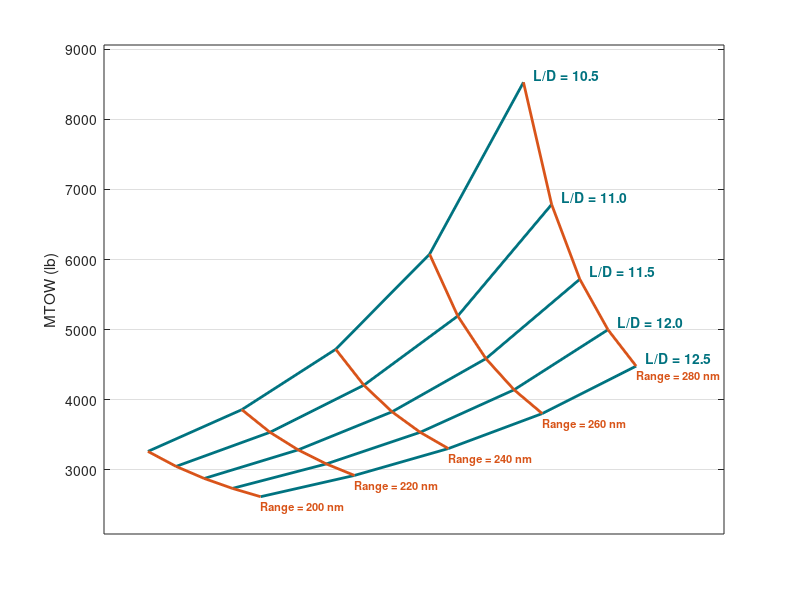

Write the MATLAB code that produced this figure. (Note: this script raises an error after producing the figure.)
clc;
clear;
close all;

%% =============================================================
% DESIGN PARAMETERS
% =============================================================

% Range study
Range = [ 200, 220, 240, 260, 280];     % nm

% Lift-to-drag ratio study
Lift_to_drag = [ 10.5, 11, 11.5, 12, 12.5];

% Battery excluded from empty-weight definition
Empty_weight_fraction = [0.45, .5];


%% =============================================================
% REQUIREMENTS
% =============================================================

Specific_energy = 400;                  % Wh/kg

Weight_Payload = 320;                % kg

% 4 = passenger count
% 93 kg = passenger + baggage allowance per person

Propeller_efficiency = 0.80;

system_efficiency = 0.90;

% system_efficiency represents motor + inverter +
% electrical-system efficiency.
%
% Propeller efficiency is kept separate.


%% =============================================================
% CONSTANTS
% =============================================================

gravity = 9.81;                         % m/s^2

kg_to_lb = 2.20462;                     % lb/kg


%% =============================================================
% UNIT CONVERSIONS
% =============================================================

% Specific energy:
%
% Wh/kg --> J/kg

Specific_energy_Jkg = ...
    Specific_energy * 3600;


%% =============================================================
% CREATE RANGE / L-D GRID
% =============================================================

[Range_grid, LD_grid] = ...
    meshgrid(Range, Lift_to_drag);

% Convert nautical miles to meters

Range_grid_m = ...
    Range_grid * 1852;


%% =============================================================
% SIZING EQUATIONS
%
% Electric range equation:
%
% R = eta_system * eta_prop * (L/D) *
%     (Specific Energy/g) * (W_batt/W0)
%
% Therefore:
%
%                        R*g
% W_batt/W0 = ----------------------------
%             eta_sys*eta_prop*(L/D)*e
%
%
% Total aircraft mass:
%
% W0 = We + Wb + Wpayload
%
% Empty Weight Fraction:
%
% EWF = We/W0
%
% Therefore:
%
%                  Wpayload
% W0 = --------------------------------
%       1 - We/W0 - Wb/W0
%
% =============================================================


%% =============================================================
% FIRST CARPET STUDY
%
% Vary:
%
%   Range
%   L/D
%
% Hold Empty Weight Fraction constant for each figure.
% =============================================================


%% -------------------------------------------------------------
% CARPET PLOT SETTINGS
% --------------------------------------------------------------

offset = 12;

% Artificial / cheater coordinate:
%
% X_cheat = Range + offset*(L/D)
%
% The numerical horizontal coordinate is only used to spread
% the two parameter families apart visually.


%% -------------------------------------------------------------
% COLORS
% --------------------------------------------------------------

% Dark turquoise = constant L/D

LD_color = [0.00, 0.45, 0.50];

% Orange = constant Range

Range_color = [0.85, 0.33, 0.10];


%% =============================================================
% CREATE ONE RANGE / L-D CARPET FOR EACH EWF
% =============================================================

for i = 1:length(Empty_weight_fraction)

    %% ---------------------------------------------------------
    % CURRENT EMPTY WEIGHT FRACTION
    % ----------------------------------------------------------

    EWF = Empty_weight_fraction(i);


    %% ---------------------------------------------------------
    % BATTERY WEIGHT FRACTION
    % ----------------------------------------------------------

    Battery_weight_fraction = ...
        (Range_grid_m .* gravity) ./ ...
        (system_efficiency .* ...
         Propeller_efficiency .* ...
         LD_grid .* ...
         Specific_energy_Jkg);


    %% ---------------------------------------------------------
    % MAXIMUM TAKEOFF MASS
    % ----------------------------------------------------------

    Max_Take_off_weight_kg = ...
        Weight_Payload ./ ...
        (1 - EWF - Battery_weight_fraction);


    %% ---------------------------------------------------------
    % EMPTY MASS
    % ----------------------------------------------------------

    Empty_weight_kg = ...
        EWF .* Max_Take_off_weight_kg;


    %% ---------------------------------------------------------
    % BATTERY MASS
    % ----------------------------------------------------------

    Battery_weight_kg = ...
        Battery_weight_fraction .* ...
        Max_Take_off_weight_kg;


    %% ---------------------------------------------------------
    % CHECK FOR PHYSICALLY INVALID COMBINATIONS
    %
    % Empty fraction + battery fraction cannot equal or exceed 1.
    % ----------------------------------------------------------

    invalid = ...
        (EWF + Battery_weight_fraction) >= 1;

    Max_Take_off_weight_kg(invalid) = NaN;

    Empty_weight_kg(invalid) = NaN;

    Battery_weight_kg(invalid) = NaN;


    %% ---------------------------------------------------------
    % CONVERT MASSES TO POUNDS
    % ----------------------------------------------------------

    Max_Take_off_weight_lb = ...
        Max_Take_off_weight_kg * kg_to_lb;
    Empty_weight_lb = ...
        Empty_weight_kg * kg_to_lb;
    Battery_weight_lb = ...
        Battery_weight_kg * kg_to_lb;


    %% ---------------------------------------------------------
    % CREATE CHEATER AXIS
    % ----------------------------------------------------------

    X_cheat = ...
        Range_grid + ...
        LD_grid .* offset;


    %% ---------------------------------------------------------
    % FIND VALID DATA RANGES
    % ----------------------------------------------------------

    valid_mask = ...
        isfinite(Max_Take_off_weight_lb);

    valid_MTOW_lb = ...
        Max_Take_off_weight_lb(valid_mask);

    valid_X = ...
        X_cheat(valid_mask);

    x_min = ...
        min(valid_X);

    x_max = ...
        max(valid_X);

    y_min_lb = ...
        min(valid_MTOW_lb);

    y_max_lb = ...
        max(valid_MTOW_lb);

    x_span = ...
        x_max - x_min;

    y_span_lb = ...
        y_max_lb - y_min_lb;


    %% =========================================================
    % CREATE RANGE / L-D CARPET PLOT
    % ==========================================================

    figure;

    hold on;


    %% ---------------------------------------------------------
    % CONSTANT L/D LINES
    %
    % Dark turquoise lines.
    %
    % Range changes along each line.
    % ----------------------------------------------------------

    LD_label_x_offset = ...
        0.02 * x_span;

    LD_label_y_offset = ...
        0.02 * y_span_lb;

    for j = 1:length(Lift_to_drag)

        plot( ...
            X_cheat(j,:), ...
            Max_Take_off_weight_lb(j,:), ...
            '-', ...
            'Color', LD_color, ...
            'LineWidth', 2.0);

        text( ...
            X_cheat(j,end) + LD_label_x_offset, ...
            Max_Take_off_weight_lb(j,end) + LD_label_y_offset, ...
            sprintf('L/D = %.1f', Lift_to_drag(j)), ...
            'Color', LD_color, ...
            'FontSize', 10, ...
            'FontWeight', 'bold', ...
            'HorizontalAlignment', 'left', ...
            'VerticalAlignment', 'middle');

    end


    %% ---------------------------------------------------------
    % CONSTANT RANGE LINES
    %
    % Orange lines.
    %
    % L/D changes along each line.
    % ----------------------------------------------------------

    range_label_offset = ...
        -0.025 * y_span_lb;

    for j = 1:length(Range)

        plot( ...
            X_cheat(:,j), ...
            Max_Take_off_weight_lb(:,j), ...
            '-', ...
            'Color', Range_color, ...
            'LineWidth', 2.0);

        text( ...
            X_cheat(end,j), ...
            Max_Take_off_weight_lb(end,j) + range_label_offset, ...
            sprintf('Range = %.0f nm', Range(j)), ...
            'Color', Range_color, ...
            'FontSize', 8, ...
            'FontWeight', 'bold', ...
            'HorizontalAlignment', 'left', ...
            'VerticalAlignment', 'middle');

    end


    %% ---------------------------------------------------------
    % PLOT FORMATTING
    %
    % The only axis title shown is MTOW in pounds.
    %
    % No horizontal-axis title is displayed because the
    % horizontal coordinate is an artificial carpet-plot
    % coordinate rather than an independent physical variable.
    %
    % No kilogram axis is displayed.
    % ----------------------------------------------------------

    grid on;

    box on;

    ylabel('MTOW (lb)');


    %% ---------------------------------------------------------
    % X-AXIS LIMITS
    % ----------------------------------------------------------

    x_padding = ...
        0.09 * x_span;

    xlim([ ...
        x_min - x_padding, ...
        x_max + 2*x_padding]);

    xticks([]);


    %% ---------------------------------------------------------
    % Y-AXIS LIMITS
    %
    % Figure displayed only in pounds.
    % ----------------------------------------------------------

    y_padding_lb = ...
        0.09 * y_span_lb;

    y_limits_lb = [ ...
        max(0, y_min_lb - y_padding_lb), ...
        y_max_lb + y_padding_lb];

    ylim(y_limits_lb);


    %% ---------------------------------------------------------
    % AXIS APPEARANCE
    % ----------------------------------------------------------

    ax = gca;

    ax.XColor = 'k';

    ax.YColor = 'k';


    %% ---------------------------------------------------------
    % COMMAND WINDOW OUTPUT
    %
    % Both kilograms and pounds are retained here even though
    % the graphical output is displayed only in pounds.
    % ----------------------------------------------------------

    fprintf('\n');

    fprintf('=================================================\n');

    fprintf('Empty Weight Fraction = %.2f\n', EWF);

    fprintf('=================================================\n');


    fprintf('\nMaximum Takeoff Mass (kg):\n');

    disp(Max_Take_off_weight_kg);


    fprintf('\nMaximum Takeoff Mass (lb):\n');

    disp(Max_Take_off_weight_lb);


    fprintf('\nBattery Mass (kg):\n');

    disp(Battery_weight_kg);


    fprintf('\nBattery Mass (lb):\n');

    disp(Battery_weight_lb);


    fprintf('\nEmpty Mass (kg):\n');

    disp(Empty_weight_kg);


    fprintf('\nEmpty Mass (lb):\n');

    disp(Empty_weight_lb);


    hold off;

end


%% =============================================================
% SECOND CARPET STUDY
%
% FIXED RANGE = 200 NM
%
% Vary:
%
%   Empty Weight Fraction
%   L/D
%
% Response:
%
%   Maximum Takeoff Weight
%
% =============================================================


%% -------------------------------------------------------------
% DESIGN VARIABLES
% --------------------------------------------------------------

Range_fixed = 200;                      % nm

% Five equally spaced Empty Weight Fraction values
%
% 0.3000
% 0.3375
% 0.3750
% 0.4125
% 0.4500

EWF_200 = ...
    linspace(0.30, 0.5, 5);


% Five equally spaced L/D values
%
% 8.5
% 9.0
% 9.5
% 10.0
% 10.5

LD_200 = ...
    linspace(10.5, 12.5, 5);


%% -------------------------------------------------------------
% CONVERT FIXED RANGE TO METERS
% --------------------------------------------------------------

Range_fixed_m = ...
    Range_fixed * 1852;


%% -------------------------------------------------------------
% CREATE EWF / L-D GRID
% --------------------------------------------------------------

[EWF_grid_200, LD_grid_200] = ...
    meshgrid(EWF_200, LD_200);


%% -------------------------------------------------------------
% BATTERY WEIGHT FRACTION
%
% Because range is fixed, battery fraction changes with
% L/D but does not directly depend on Empty Weight Fraction.
% --------------------------------------------------------------

Battery_weight_fraction_200 = ...
    (Range_fixed_m .* gravity) ./ ...
    (system_efficiency .* ...
     Propeller_efficiency .* ...
     LD_grid_200 .* ...
     Specific_energy_Jkg);


%% -------------------------------------------------------------
% MAXIMUM TAKEOFF MASS
%
%                   Wpayload
% W0 = --------------------------------
%       1 - We/W0 - Wb/W0
% --------------------------------------------------------------

MTOW_kg_200 = ...
    Weight_Payload ./ ...
    (1 - EWF_grid_200 - ...
     Battery_weight_fraction_200);


%% -------------------------------------------------------------
% EMPTY MASS
% --------------------------------------------------------------

Empty_weight_kg_200 = ...
    EWF_grid_200 .* ...
    MTOW_kg_200;


%% -------------------------------------------------------------
% BATTERY MASS
% --------------------------------------------------------------

Battery_weight_kg_200 = ...
    Battery_weight_fraction_200 .* ...
    MTOW_kg_200;


%% -------------------------------------------------------------
% CHECK FOR PHYSICALLY INVALID DESIGNS
% --------------------------------------------------------------

invalid_200 = ...
    (EWF_grid_200 + ...
     Battery_weight_fraction_200) >= 1;

MTOW_kg_200(invalid_200) = NaN;

Empty_weight_kg_200(invalid_200) = NaN;

Battery_weight_kg_200(invalid_200) = NaN;


%% -------------------------------------------------------------
% CONVERT TO POUNDS
% --------------------------------------------------------------

MTOW_lb_200 = ...
    MTOW_kg_200 * kg_to_lb;

Empty_weight_lb_200 = ...
    Empty_weight_kg_200 * kg_to_lb;

Battery_weight_lb_200 = ...
    Battery_weight_kg_200 * kg_to_lb;


%% =============================================================
% CREATE EWF / L-D CARPET-PLOT CHEATER AXIS
%
% Artificial plotting coordinate:
%
% X = EWF + offset*(L/D)
%
% This coordinate is only used to visually separate the
% two parameter families.
% =============================================================

offset_200 = 0.12;

X_cheat_200 = ...
    EWF_grid_200 + ...
    offset_200 .* LD_grid_200;


%% -------------------------------------------------------------
% FIND VALID PLOT LIMITS
% --------------------------------------------------------------

valid_mask_200 = ...
    isfinite(MTOW_lb_200);

valid_X_200 = ...
    X_cheat_200(valid_mask_200);

valid_MTOW_200 = ...
    MTOW_lb_200(valid_mask_200);

x_min_200 = ...
    min(valid_X_200);

x_max_200 = ...
    max(valid_X_200);

y_min_200 = ...
    min(valid_MTOW_200);

y_max_200 = ...
    max(valid_MTOW_200);

x_span_200 = ...
    x_max_200 - x_min_200;

y_span_200 = ...
    y_max_200 - y_min_200;


%% =============================================================
% CREATE FIXED-RANGE EWF / L-D CARPET PLOT
% =============================================================

figure;

hold on;


%% -------------------------------------------------------------
% COLORS
% --------------------------------------------------------------

% Dark turquoise = constant L/D

LD_color_200 = ...
    [0.00, 0.45, 0.50];

% Orange = constant EWF

EWF_color_200 = ...
    [0.85, 0.33, 0.10];


%% -------------------------------------------------------------
% CONSTANT L/D LINES
%
% Each row corresponds to one constant L/D.
%
% Empty Weight Fraction changes along each line.
% --------------------------------------------------------------

LD_x_offset_200 = ...
    0.02 * x_span_200;

LD_y_offset_200 = ...
    0.015 * y_span_200;

for j = 1:length(LD_200)

    plot( ...
        X_cheat_200(j,:), ...
        MTOW_lb_200(j,:), ...
        '-', ...
        'Color', LD_color_200, ...
        'LineWidth', 2.0);

    text( ...
        X_cheat_200(j,end) + LD_x_offset_200, ...
        MTOW_lb_200(j,end) + LD_y_offset_200, ...
        sprintf('L/D = %.1f', LD_200(j)), ...
        'Color', LD_color_200, ...
        'FontSize', 10, ...
        'FontWeight', 'bold', ...
        'HorizontalAlignment', 'left', ...
        'VerticalAlignment', 'middle');

end


%% -------------------------------------------------------------
% CONSTANT EMPTY-WEIGHT-FRACTION LINES
%
% Each column corresponds to one constant EWF.
%
% L/D changes along each line.
% --------------------------------------------------------------

EWF_y_offset_200 = ...
    -0.02 * y_span_200;

for j = 1:length(EWF_200)

    plot( ...
        X_cheat_200(:,j), ...
        MTOW_lb_200(:,j), ...
        '-', ...
        'Color', EWF_color_200, ...
        'LineWidth', 2.0);

    text( ...
        X_cheat_200(end,j), ...
        MTOW_lb_200(end,j) + EWF_y_offset_200, ...
        sprintf('EWF = %.4f', EWF_200(j)), ...
        'Color', EWF_color_200, ...
        'FontSize', 9, ...
        'FontWeight', 'bold', ...
        'HorizontalAlignment', 'left', ...
        'VerticalAlignment', 'middle');

end


%% -------------------------------------------------------------
% PLOT FORMATTING
%
% The only axis title displayed is MTOW in pounds.
%
% No horizontal-axis title is displayed because the
% horizontal coordinate is an artificial carpet-plot
% coordinate.
%
% No kilogram axis is displayed.
% --------------------------------------------------------------

grid on;

box on;

ylabel('MTOW (lb)');


%% -------------------------------------------------------------
% X-AXIS LIMITS
% --------------------------------------------------------------

x_padding_200 = ...
    0.10 * x_span_200;

xlim([ ...
    x_min_200 - x_padding_200, ...
    x_max_200 + 2*x_padding_200]);

xticks([]);


%% -------------------------------------------------------------
% Y-AXIS LIMITS
%
% Figure displayed only in pounds.
% --------------------------------------------------------------

y_padding_200 = ...
    0.10 * y_span_200;

y_limits_lb_200 = [ ...
    max(0, y_min_200 - y_padding_200), ...
    y_max_200 + y_padding_200];

ylim(y_limits_lb_200);


%% -------------------------------------------------------------
% AXIS APPEARANCE
% --------------------------------------------------------------

ax = gca;

ax.XColor = 'k';

ax.YColor = 'k';


%% =============================================================
% COMMAND WINDOW OUTPUT
%
% Both SI and English-unit values are retained for checking.
%
% The graphical output itself is displayed only in pounds.
% =============================================================

fprintf('\n');

fprintf('=====================================================\n');

fprintf('FIXED RANGE EWF / L-D STUDY\n');

fprintf('Range = %.0f nm\n', Range_fixed);

fprintf('=====================================================\n');


fprintf('\nEmpty Weight Fractions:\n');

disp(EWF_200);


fprintf('\nL/D Values:\n');

disp(LD_200);


fprintf('\nBattery Weight Fraction:\n');

disp(Battery_weight_fraction_200);


fprintf('\nMaximum Takeoff Mass (kg):\n');

disp(MTOW_kg_200);


fprintf('\nMaximum Takeoff Mass (lb):\n');

disp(MTOW_lb_200);


fprintf('\nBattery Mass (kg):\n');

disp(Battery_weight_kg_200);


fprintf('\nBattery Mass (lb):\n');

disp(Battery_weight_lb_200);


fprintf('\nEmpty Mass (kg):\n');

disp(Empty_weight_kg_200);


fprintf('\nEmpty Mass (lb):\n');

disp(Empty_weight_lb_200);


hold off;

%% =============================================================
% ADDITIONAL SENSITIVITY CARPET PLOTS
%
% Nominal design point:
%   L/D = 12.5
%   EWF = 0.45
%   Range = 200 nm
%   Specific energy = 400 Wh/kg
%
% The black dot on each carpet is the nominal design point.
% =============================================================

%% -------------------------------------------------------------
% NOMINAL VALUES
% --------------------------------------------------------------

LD_nominal = 12.5;

EWF_nominal = 0.45;

Range_nominal = 200;                    % nm

Specific_energy_nominal = 400;          % Wh/kg

Range_nominal_m = Range_nominal * 1852;

%% =============================================================
% THIRD CARPET PLOT
%
% Vary:
%   Specific energy
%   Range
%
% Hold fixed:
%   L/D = 12.5
%   EWF = 0.45
%
% Response:
%   MTOW
% =============================================================

Range_SE_Range = [180, 200, 220, 240, 260];          % nm

Specific_energy_SE_Range = ...
    [300, 350, 400, 450, 500];                       % Wh/kg

[Range_grid_SE_Range, Specific_energy_grid_SE_Range] = ...
    meshgrid(Range_SE_Range, Specific_energy_SE_Range);

Range_grid_SE_Range_m = ...
    Range_grid_SE_Range * 1852;

Specific_energy_grid_SE_Range_Jkg = ...
    Specific_energy_grid_SE_Range * 3600;

Battery_weight_fraction_SE_Range = ...
    (Range_grid_SE_Range_m .* gravity) ./ ...
    (system_efficiency .* ...
     Propeller_efficiency .* ...
     LD_nominal .* ...
     Specific_energy_grid_SE_Range_Jkg);

MTOW_kg_SE_Range = ...
    Weight_Payload ./ ...
    (1 - EWF_nominal - ...
     Battery_weight_fraction_SE_Range);

invalid_SE_Range = ...
    (EWF_nominal + ...
     Battery_weight_fraction_SE_Range) >= 1;

MTOW_kg_SE_Range(invalid_SE_Range) = NaN;

MTOW_lb_SE_Range = ...
    MTOW_kg_SE_Range * kg_to_lb;

% Artificial carpet-plot coordinate only
offset_SE_Range = 0.40;

X_cheat_SE_Range = ...
    Range_grid_SE_Range + ...
    offset_SE_Range .* Specific_energy_grid_SE_Range;

plot_carpet_mtow( ...
    X_cheat_SE_Range, ...
    MTOW_lb_SE_Range, ...
    Specific_energy_SE_Range, ...
    Range_SE_Range, ...
    'Specific energy = %.0f Wh/kg', ...
    'Range = %.0f nm', ...
    [0.00, 0.45, 0.50], ...
    [0.85, 0.33, 0.10], ...
    3, ...
    3);

%% =============================================================
% FOURTH CARPET PLOT
%
% Vary:
%   Specific energy
%   L/D
%
% Hold fixed:
%   Range = 200 nm
%   EWF = 0.45
%
% Response:
%   MTOW
% =============================================================

LD_SE_LD = ...
    [11.5, 12.0, 12.5, 13.0, 13.5];

Specific_energy_SE_LD = ...
    [300, 350, 400, 450, 500];                       % Wh/kg

[LD_grid_SE_LD, Specific_energy_grid_SE_LD] = ...
    meshgrid(LD_SE_LD, Specific_energy_SE_LD);

Specific_energy_grid_SE_LD_Jkg = ...
    Specific_energy_grid_SE_LD * 3600;

Battery_weight_fraction_SE_LD = ...
    (Range_nominal_m .* gravity) ./ ...
    (system_efficiency .* ...
     Propeller_efficiency .* ...
     LD_grid_SE_LD .* ...
     Specific_energy_grid_SE_LD_Jkg);

MTOW_kg_SE_LD = ...
    Weight_Payload ./ ...
    (1 - EWF_nominal - ...
     Battery_weight_fraction_SE_LD);

invalid_SE_LD = ...
    (EWF_nominal + ...
     Battery_weight_fraction_SE_LD) >= 1;

MTOW_kg_SE_LD(invalid_SE_LD) = NaN;

MTOW_lb_SE_LD = ...
    MTOW_kg_SE_LD * kg_to_lb;

% Artificial carpet-plot coordinate only
offset_SE_LD = 0.010;

X_cheat_SE_LD = ...
    LD_grid_SE_LD + ...
    offset_SE_LD .* Specific_energy_grid_SE_LD;

plot_carpet_mtow( ...
    X_cheat_SE_LD, ...
    MTOW_lb_SE_LD, ...
    Specific_energy_SE_LD, ...
    LD_SE_LD, ...
    'Specific energy = %.0f Wh/kg', ...
    'L/D = %.1f', ...
    [0.00, 0.45, 0.50], ...
    [0.85, 0.33, 0.10], ...
    3, ...
    3);

%% =============================================================
% FIFTH CARPET PLOT
%
% Vary:
%   Empty weight fraction
%   Range
%
% Hold fixed:
%   L/D = 12.5
%   Specific energy = 400 Wh/kg
%
% Response:
%   MTOW
% =============================================================

Range_EWF_Range = ...
    [160, 180, 200, 220, 240];                       % nm

EWF_EWF_Range = ...
    [0.35, 0.40, 0.45, 0.50, 0.55];

[Range_grid_EWF_Range, EWF_grid_EWF_Range] = ...
    meshgrid(Range_EWF_Range, EWF_EWF_Range);

Range_grid_EWF_Range_m = ...
    Range_grid_EWF_Range * 1852;

Specific_energy_nominal_Jkg = ...
    Specific_energy_nominal * 3600;

Battery_weight_fraction_EWF_Range = ...
    (Range_grid_EWF_Range_m .* gravity) ./ ...
    (system_efficiency .* ...
     Propeller_efficiency .* ...
     LD_nominal .* ...
     Specific_energy_nominal_Jkg);

MTOW_kg_EWF_Range = ...
    Weight_Payload ./ ...
    (1 - EWF_grid_EWF_Range - ...
     Battery_weight_fraction_EWF_Range);

invalid_EWF_Range = ...
    (EWF_grid_EWF_Range + ...
     Battery_weight_fraction_EWF_Range) >= 1;

MTOW_kg_EWF_Range(invalid_EWF_Range) = NaN;

MTOW_lb_EWF_Range = ...
    MTOW_kg_EWF_Range * kg_to_lb;

% Artificial carpet-plot coordinate only
offset_EWF_Range = 400;

X_cheat_EWF_Range = ...
    Range_grid_EWF_Range + ...
    offset_EWF_Range .* EWF_grid_EWF_Range;

plot_carpet_mtow( ...
    X_cheat_EWF_Range, ...
    MTOW_lb_EWF_Range, ...
    EWF_EWF_Range, ...
    Range_EWF_Range, ...
    'EWF = %.2f', ...
    'Range = %.0f nm', ...
    [0.00, 0.45, 0.50], ...
    [0.85, 0.33, 0.10], ...
    3, ...
    3);

%% =============================================================
% LOCAL FUNCTION:
% CLEAN CARPET-PLOT FORMATTING
%
% Keep this function at the absolute end of the script.
% =============================================================

function plot_carpet_mtow( ...
    X_cheat, ...
    MTOW_lb, ...
    row_values, ...
    column_values, ...
    row_label_format, ...
    column_label_format, ...
    row_color, ...
    column_color, ...
    nominal_row, ...
    nominal_column)

    valid_mask = isfinite(MTOW_lb);

    valid_X = X_cheat(valid_mask);

    valid_MTOW_lb = MTOW_lb(valid_mask);

    x_min = min(valid_X);

    x_max = max(valid_X);

    y_min_lb = min(valid_MTOW_lb);

    y_max_lb = max(valid_MTOW_lb);

    x_span = x_max - x_min;

    y_span_lb = y_max_lb - y_min_lb;

    figure;

    hold on;

    % Constant row-value lines
    for j = 1:length(row_values)

        plot( ...
            X_cheat(j,:), ...
            MTOW_lb(j,:), ...
            '-', ...
            'Color', row_color, ...
            'LineWidth', 2.0);

        last_valid_column = ...
            find(isfinite(MTOW_lb(j,:)), 1, 'last');

        if ~isempty(last_valid_column)

            text( ...
                X_cheat(j,last_valid_column) + 0.02 * x_span, ...
                MTOW_lb(j,last_valid_column) + 0.015 * y_span_lb, ...
                sprintf(row_label_format, row_values(j)), ...
                'Color', row_color, ...
                'FontSize', 9, ...
                'FontWeight', 'bold', ...
                'HorizontalAlignment', 'left', ...
                'VerticalAlignment', 'middle');

        end

    end

    % Constant column-value lines
    for j = 1:length(column_values)

        plot( ...
            X_cheat(:,j), ...
            MTOW_lb(:,j), ...
            '-', ...
            'Color', column_color, ...
            'LineWidth', 2.0);

        last_valid_row = ...
            find(isfinite(MTOW_lb(:,j)), 1, 'last');

        if ~isempty(last_valid_row)

            text( ...
                X_cheat(last_valid_row,j), ...
                MTOW_lb(last_valid_row,j) - 0.025 * y_span_lb, ...
                sprintf(column_label_format, column_values(j)), ...
                'Color', column_color, ...
                'FontSize', 8, ...
                'FontWeight', 'bold', ...
                'HorizontalAlignment', 'left', ...
                'VerticalAlignment', 'middle');

        end

    end

    % Nominal design-point marker
    plot( ...
        X_cheat(nominal_row,nominal_column), ...
        MTOW_lb(nominal_row,nominal_column), ...
        'ko', ...
        'MarkerFaceColor', 'k', ...
        'MarkerSize', 6);

    text( ...
        X_cheat(nominal_row,nominal_column) + 0.015 * x_span, ...
        MTOW_lb(nominal_row,nominal_column) + 0.035 * y_span_lb, ...
        'Nominal design point', ...
        'Color', 'k', ...
        'FontSize', 9, ...
        'FontWeight', 'bold');

    grid on;

    box on;

    ylabel('MTOW (lb)');

    x_padding = 0.10 * x_span;

    xlim([ ...
        x_min - x_padding, ...
        x_max + 2 * x_padding]);

    xticks([]);

    y_padding_lb = 0.10 * y_span_lb;

    ylim([ ...
        max(0, y_min_lb - y_padding_lb), ...
        y_max_lb + y_padding_lb]);

    ax = gca;

    ax.XColor = 'k';

    ax.YColor = 'k';

    hold off;

end
